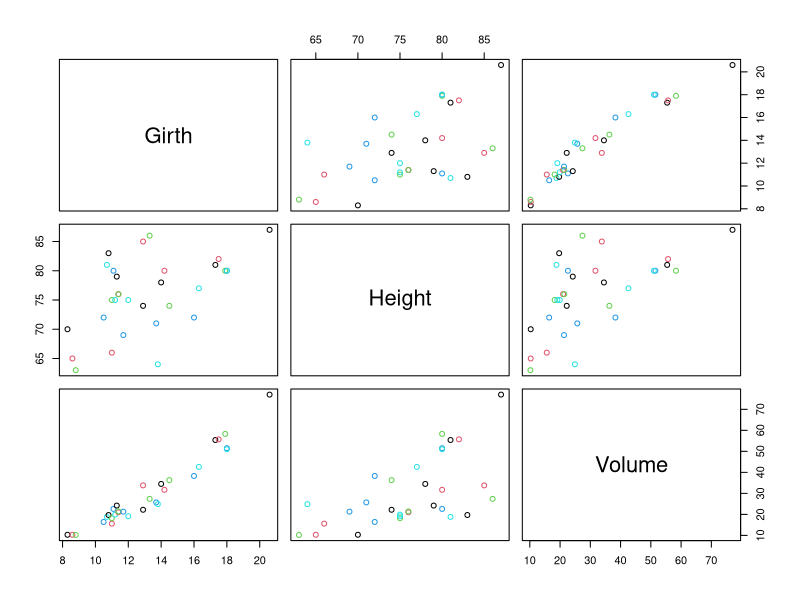
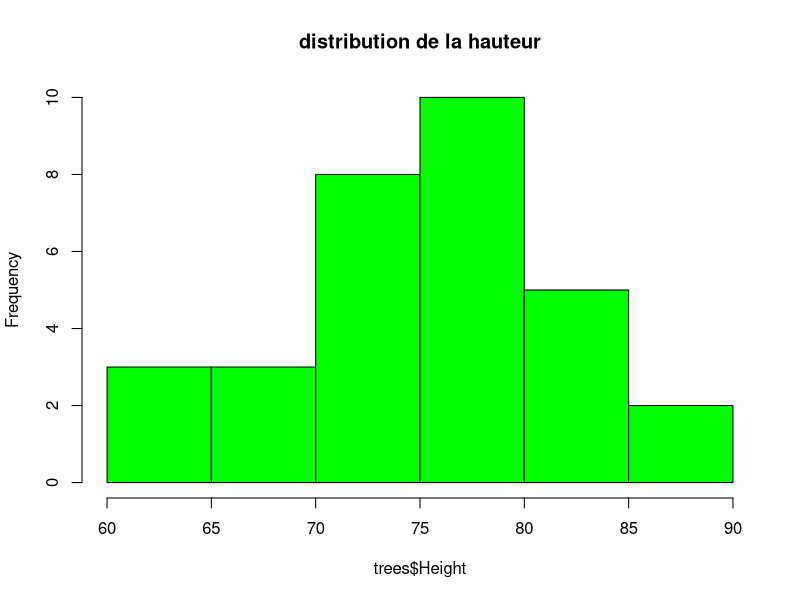
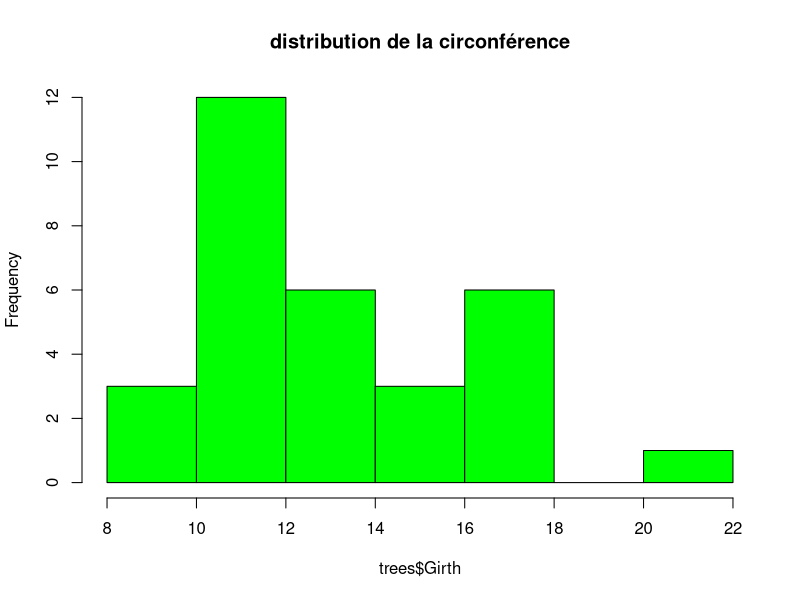
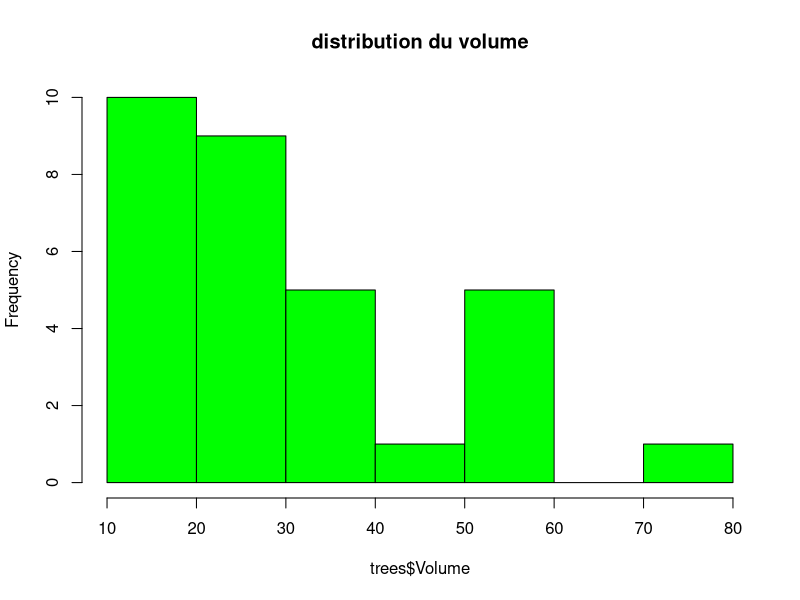
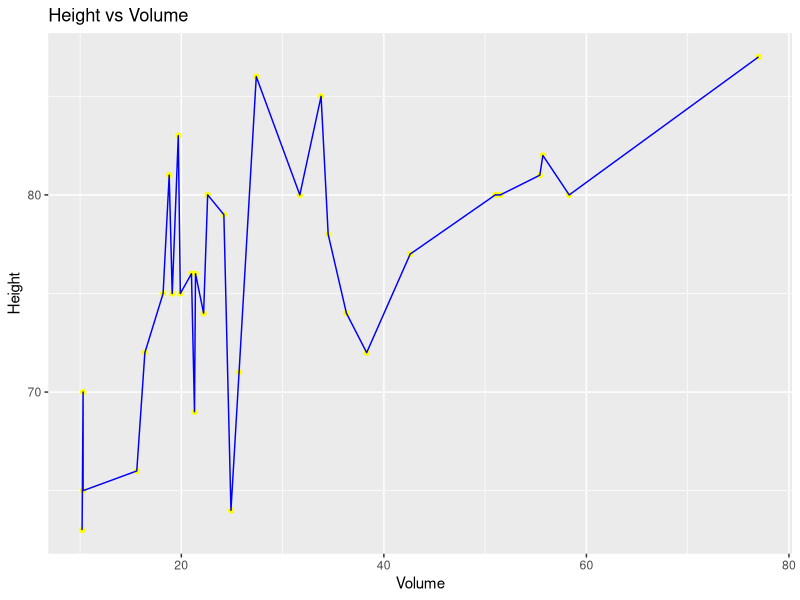
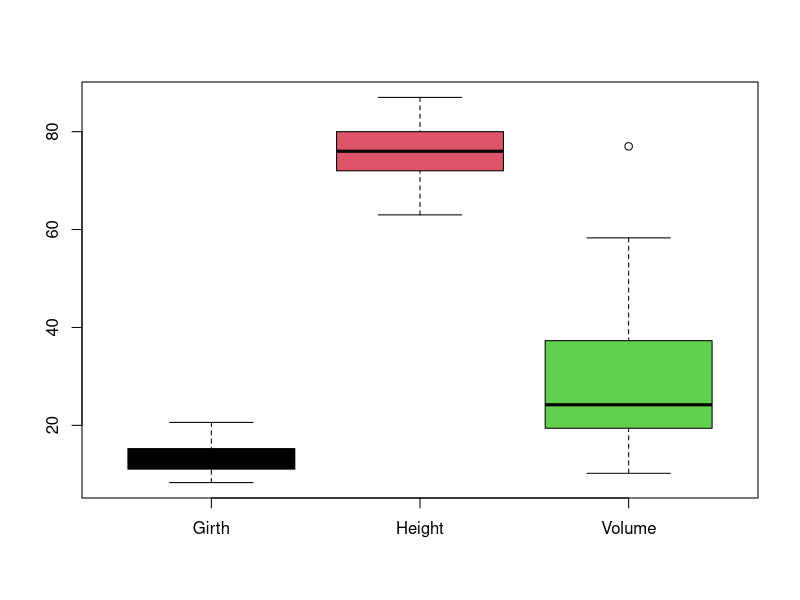
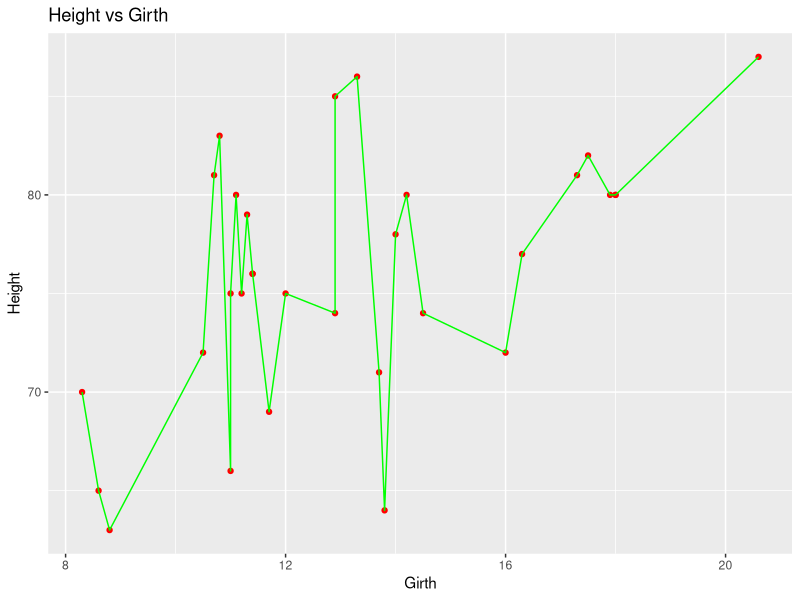

Reproduce these figures in R, in order.
## ---- chunk 1
data(package="datasets")
data(trees)
## ---- chunk 2
head(trees)
tail(trees)
colnames(trees)
## ---- chunk 3
str(trees)
summary(trees)
## ---- chunk 4
dim(trees)
## ---- chunk 5
plot(trees, col = 1:5)
## ---- chunk 6
cor(trees)
## ---- chunk 7
hist(trees$Height, col = "green", main = "distribution de la hauteur")
hist(trees$Girth, col = "green", main = "distribution de la circonférence")
hist(trees$Volume, col = "green", main = "distribution du volume")
## ---- chunk 8
library(ggplot2)
ggplot(data = trees) +
  geom_point(aes(x = trees$Volume, y = trees$Height), colour = "yellow") +
  geom_line(aes(x = trees$Volume, y = trees$Height), colour = "blue") +
  ggtitle("Height vs Volume") +
  xlab("Volume") +
  ylab("Height")
## ---- chunk 9
boxplot(trees, col = 1:3)
## ---- chunk 10
library(ggplot2)
ggplot(data = trees) +
  geom_point(aes(x = trees$Girth, y = trees$Height), colour = "red") +
  geom_line(aes(x = trees$Girth, y = trees$Height), colour = "green") +
  ggtitle("Height vs Girth") +
  xlab("Girth") +
  ylab("Height")
